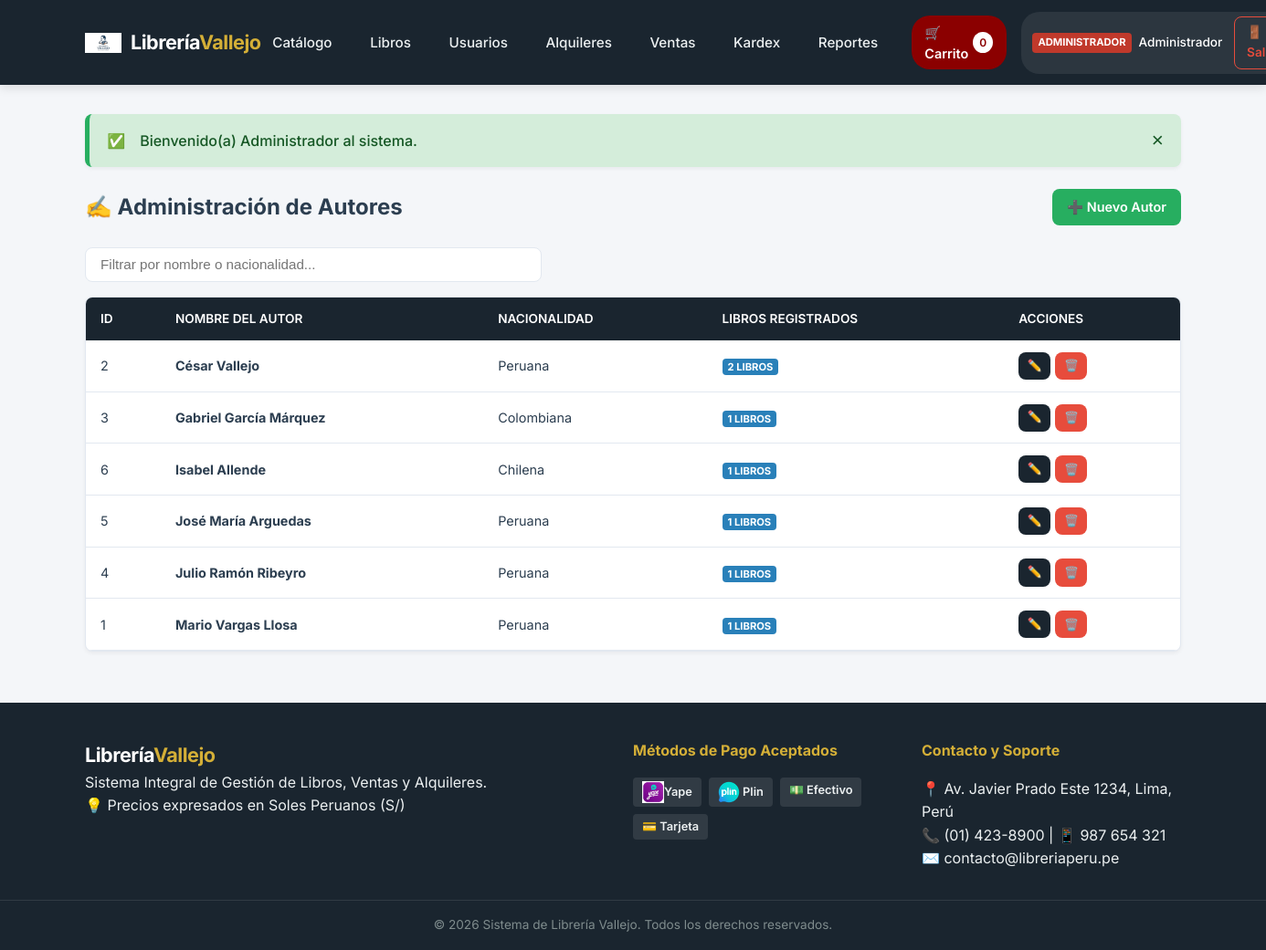
Screenshot of /modulos/autores/index.php (signed in) with the database file from the repository.
### tables this page shows
CREATE TABLE `autores` (
  `id_autor` int(11) NOT NULL,
  `nombre` varchar(120) NOT NULL,
  `nacionalidad` varchar(80) DEFAULT 'Peruana'
);

### modulos/autores/index.php (the view, shortened to what this page needs)
<?php
require_once __DIR__ . '/../../config/conexion.php';
$sql = "SELECT a.*, COUNT(l.id_libro) AS total_libros
        FROM autores a
        LEFT JOIN libros l ON a.id_autor = l.id_autor
        GROUP BY a.id_autor
        ORDER BY a.nombre ASC";
$res = mysqli_query($conexion, $sql);
include_once __DIR__ . '/../../includes/header.php';
?>
<div style="display: flex; justify-content: space-between; align-items: center; margin-bottom: 1.5rem; flex-wrap: wrap; gap: 1rem;">
    <h2>✍️ Administración de Autores</h2>
    <a href="<?php echo BASE_URL; ?>modulos/autores/crear.php" class="btn btn-success">➕ Nuevo Autor</a>
</div>
<div class="catalogo-header" style="margin-bottom: 1rem;">
    <div class="buscador-box">
        <input type="text" id="input-search-live" class="input-search" placeholder="Filtrar por nombre o nacionalidad...">
    </div>
</div>
<div class="table-responsive">
    <table class="tabla-custom">
        <thead>
            <tr>
                <th>ID</th>
                <th>Nombre del Autor</th>
                <th>Nacionalidad</th>
                <th>Libros Registrados</th>
                <th>Acciones</th>
            </tr>
        </thead>
        <tbody>
            <?php if (mysqli_num_rows($res) === 0): ?>
                <tr>
                    <td colspan="5" style="text-align: center;">No hay autores registrados.</td>
                </tr>
            <?php else: ?>
                <?php while ($autor = mysqli_fetch_assoc($res)): ?>
                    <tr>
                        <td><?php echo $autor['id_autor']; ?></td>
                        <td><strong><?php echo htmlspecialchars($autor['nombre']); ?></strong></td>
                        <td><?php echo htmlspecialchars($autor['nacionalidad']); ?></td>
                        <td><span class="user-role-badge badge-client"><?php echo $autor['total_libros']; ?> libros</span></td>
                        <td>
                            <div style="display: flex; gap: 5px;">
                                <a href="<?php echo BASE_URL; ?>modulos/autores/editar.php?id=<?php echo $autor['id_autor']; ?>" class="btn btn-secondary btn-sm" title="Editar">✏️</a>
                                <button type="button" class="btn btn-danger btn-sm" onclick="confirmarAccion('<?php echo BASE_URL; ?>modulos/autores/eliminar.php?id=<?php echo $autor['id_autor']; ?>', '¿Está seguro de eliminar al autor <?php echo htmlspecialchars($autor['nombre']); ?>?');">🗑️</button>
                            </div>
                        </td>
                    </tr>
                <?php endwhile; ?>
            <?php endif; ?>
        </tbody>
    </table>
</div>
<?php include_once __DIR__ . '/../../includes/footer.php'; ?>

### public/assets/css/style.css (style rules this page uses)
:root { --primary: #8b0000; --primary-hover: #660000; --secondary: #1a252f; --accent: #d4af37; --bg-light: #f4f6f9; --bg-card: #ffffff; --text-dark: #2c3e50; --text-muted: #7f8c8d; --border-color: #e2e8f0; --success: #27ae60; --danger: #e74c3c; --warning: #f39c12; --info: #2980b9; --shadow-sm: 0 2px 4px rgba(0,0,0,0.05); --shadow-md: 0 4px 10px rgba(0,0,0,0.1); --radius: 8px; --transition: all 0.25s ease-in-out; }
* { margin: 0; padding: 0; box-sizing: border-box; }
body { font-family: 'Inter', -apple-system, BlinkMacSystemFont, "Segoe UI", Roboto, sans-serif; background-color: var(--bg-light); color: var(--text-dark); line-height: 1.6; display: flex; flex-direction: column; min-height: 100vh; }
.user-role-badge { font-size: 0.7rem; padding: 2px 6px; border-radius: 4px; font-weight: 700; text-transform: uppercase; }
.badge-client { background-color: #2980b9; color: #fff; }
.catalogo-header { display: flex; justify-content: space-between; align-items: center; margin-bottom: 1.5rem; flex-wrap: wrap; gap: 1rem; }
.buscador-box { display: flex; gap: 10px; flex: 1; max-width: 500px; }
.input-search { width: 100%; padding: 0.6rem 1rem; border: 1px solid var(--border-color); border-radius: var(--radius); font-size: 0.95rem; }
.btn { display: inline-block; padding: 0.5rem 1rem; font-size: 0.9rem; font-weight: 600; text-align: center; border: none; border-radius: var(--radius); cursor: pointer; text-decoration: none; transition: var(--transition); }
.btn-secondary { background-color: var(--secondary); color: #fff; }
.btn-success { background-color: var(--success); color: #fff; }
.btn-danger { background-color: var(--danger); color: #fff; }
.btn-sm { padding: 0.3rem 0.6rem; font-size: 0.8rem; }
.table-responsive { width: 100%; overflow-x: auto; background-color: var(--bg-card); border-radius: var(--radius); box-shadow: var(--shadow-sm); border: 1px solid var(--border-color); margin-bottom: 1.5rem; }
.tabla-custom { width: 100%; border-collapse: collapse; text-align: left; }
.tabla-custom th { background-color: var(--secondary); color: #fff; padding: 0.8rem 1rem; font-weight: 600; font-size: 0.85rem; text-transform: uppercase; }
.tabla-custom td { padding: 0.8rem 1rem; border-bottom: 1px solid var(--border-color); font-size: 0.9rem; }

### rows the page displays
autores: id_autor "2", nombre "César Vallejo", nacionalidad "Peruana", total_libros "2"
autores: id_autor "3", nombre "Gabriel García Márquez", nacionalidad "Colombiana", total_libros "1"
autores: id_autor "6", nombre "Isabel Allende", nacionalidad "Chilena", total_libros "1"
autores: id_autor "5", nombre "José María Arguedas", nacionalidad "Peruana", total_libros "1"
autores: id_autor "4", nombre "Julio Ramón Ribeyro", nacionalidad "Peruana", total_libros "1"
autores: id_autor "1", nombre "Mario Vargas Llosa", nacionalidad "Peruana", total_libros "1"

### other values shown
$cant_carrito "0"
$usuario_actual['rol'] "ADMINISTRADOR"
$usuario_actual['nombre'] "Administrador"
$mensaje "Bienvenido(a) Administrador al sistema."
